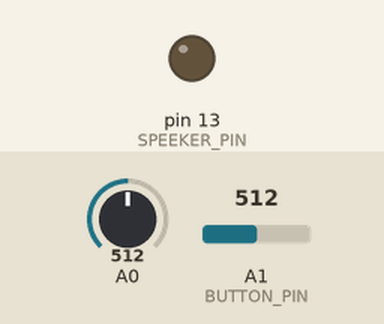
This sketch was run on a simulated Arduino Uno, built with avr-gcc and run on an emulated ATmega328P. Parts: output pins drawn as LEDs (lit = HIGH). The test bench sets the inputs (shaded band); at power-on: A1 (BUTTON_PIN) = 512, A0 = 512.

Above: at 1.2 s.
1.3 s: A1 (BUTTON_PIN) set to 11
2.8 s: A1 (BUTTON_PIN) set to 8
At 3.8 s:
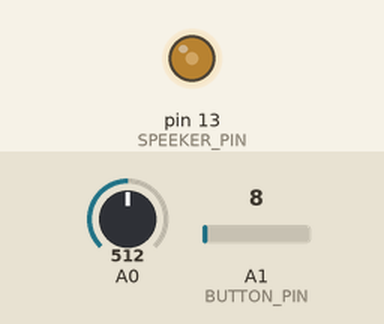
Timing chart, 0 to 5.8 s (numbered marks = the images above; inputs shaded):
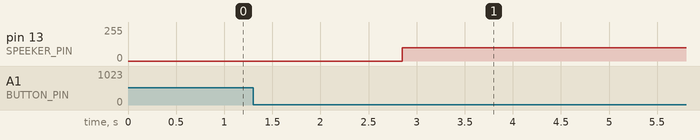

The sketch:

music_surround.ino
```cpp
//PIN SETTINGS
#define SPEEKER_PIN 13
#define CDS_IN 0
#define BUTTON_PIN 1

//明るさレベル分割数
#define BRIGHTNESS_LEVEL 3
#define DARK 500
#define BRIGHT 1023

#define BEEP_HIGH 300
#define BEEP_LOW 500

int rec_val = 0;  // 現在の状態（HIGH, LOW）
int old_val = 0;  // 一つ前の状態（HIGH, LOW）
int button_flg  = 0;  // BUTTONステータス

void setup()
{
  pinMode(SPEEKER_PIN, OUTPUT);
//  Serial.begin(9600);
}

void loop()
{
  int beep;
  int brightness,i;
  int brightness_low, brightness_high;

  //ボタン状態の確認
  if(analogRead(BUTTON_PIN) < 10){
    rec_val = HIGH;
  } else {
    rec_val = LOW;
  }
  if (rec_val == HIGH && old_val == LOW) {
    button_flg = 1 - button_flg;
    delay(10);
  }
  old_val = rec_val;
  if (!button_flg) return;

  brightness = analogRead(0);
//  Serial.print(brightness, DEC);
//  Serial.print("\n");

  for(i=0;i<BRIGHTNESS_LEVEL;i++){
    brightness_low = i * (BRIGHT - DARK + 1) / BRIGHTNESS_LEVEL + DARK;
    brightness_high = (i + 1) * (BRIGHT - DARK + 1) / BRIGHTNESS_LEVEL + DARK;
    if(brightness_low < brightness && brightness < brightness_high){
      beep = BEEP_LOW - i * (BEEP_LOW - BEEP_HIGH)/2;
      digitalWrite(SPEEKER_PIN, HIGH);
      delayMicroseconds(beep);
      digitalWrite(SPEEKER_PIN, LOW);
      delayMicroseconds(beep);
    }
  }
}
```

Measured:
- the behaviour switches between 10 and 9 on A1 (BUTTON_PIN) (found by bisection; images 0 and 1)
- after the input at 1.3 s, every drawn part: stays the same
- after the input at 2.8 s, pin 13 (SPEEKER_PIN): 0/255 → 100/255 after 0.05 s
